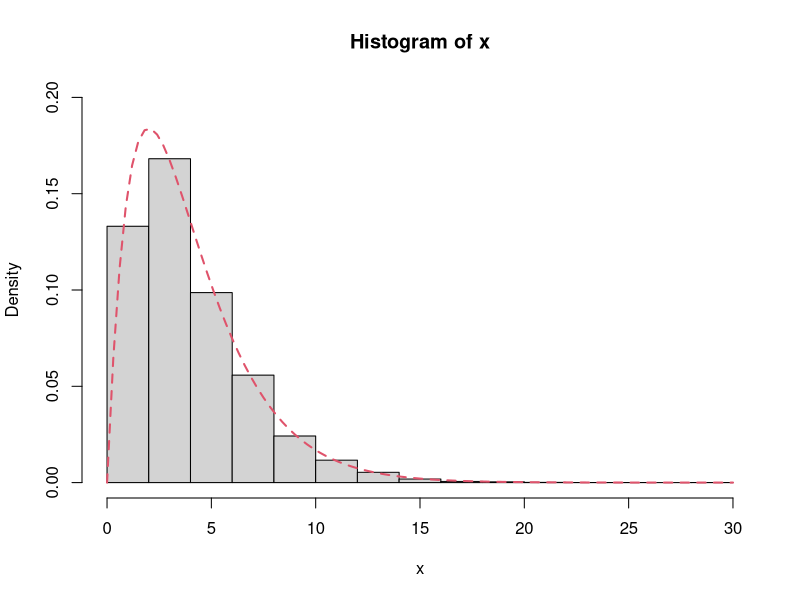
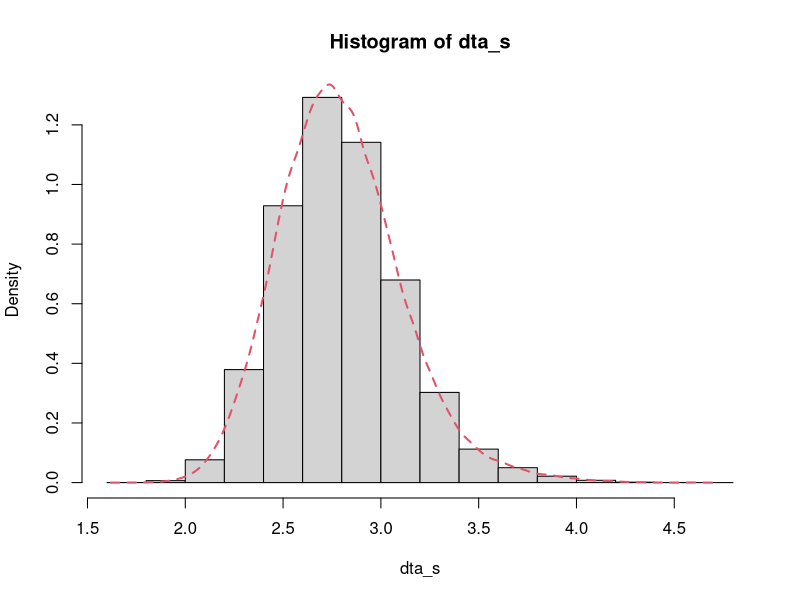
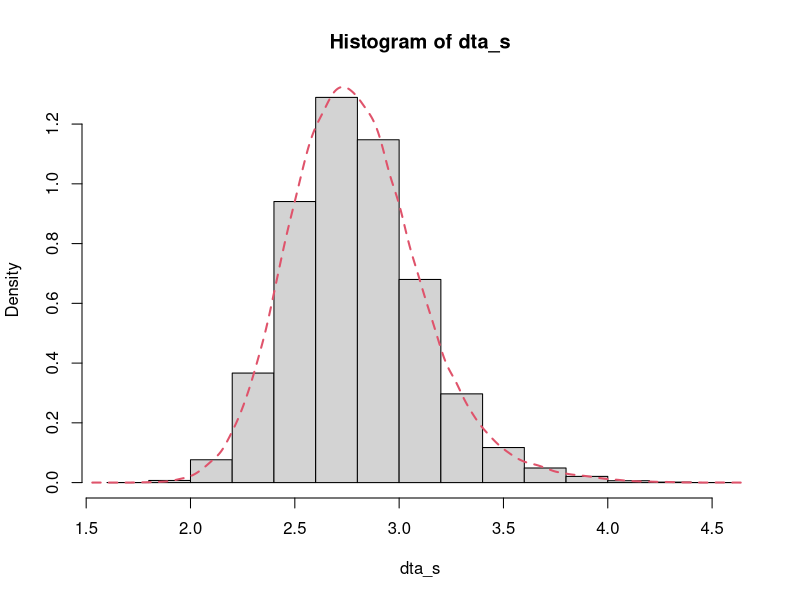
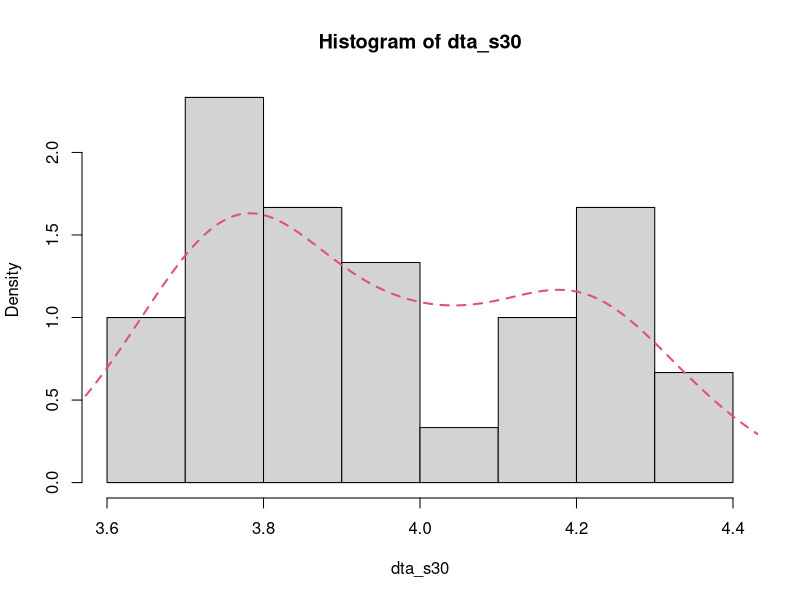

The R source for these figures, in order:
### 建立一筆卡方分配的資料
x <- rchisq(10000, df = 4)

# 畫圖確認分配的樣子
hist(x, freq = FALSE, ylim = c(0, 0.2))
curve(dchisq(x, df = 4), col = 2, lty = 2, lwd = 2, add = TRUE)

### 進行抽樣
# 設定抽樣次數 (大約跑10秒，如果太久把數字改小)
times <- 100000

# 設定方資料的地方
dta_s <- matrix(0, times)

# 開始抽樣
for (i in 1:times) {
    x_s <- sample(x, 100)
    dta_s[i] <- sd(x_s)
}

# 畫圖看結果
hist(dta_s, freq = FALSE)
lines(density(dta_s), col = 2, lty = 2, lwd = 2)

### 改計算標準差
for (i in 1:times) {
    x_s <- sample(x, 100)
    dta_s[i] <- sd(x_s)
}
hist(dta_s, freq = FALSE)
lines(density(dta_s), col = 2, lty = 2, lwd = 2)

### 只抽樣30次
dta_s30 <- matrix(0, 30)

for (i in 1:30) {
    x_s <- sample(x, 100)
    dta_s30[i] <- mean(x_s)
}
hist(dta_s30, freq = FALSE)
lines(density(dta_s30), col = 2, lty = 2, lwd = 2)